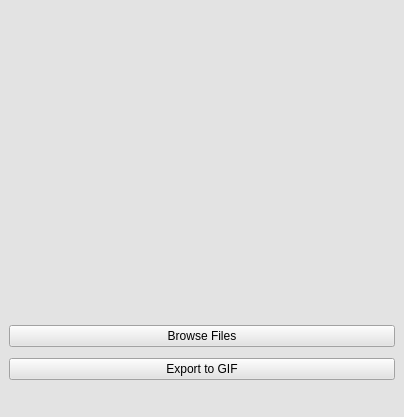
<?xml version="1.0" encoding="UTF-8"?>
<ui version="4.0">
 <class>MainWindow</class>
 <widget class="QMainWindow" name="MainWindow">
  <property name="geometry">
   <rect>
    <x>0</x>
    <y>0</y>
    <width>404</width>
    <height>417</height>
   </rect>
  </property>
  <property name="windowTitle">
   <string>Image to GIF</string>
  </property>
  <property name="styleSheet">
   <string notr="true">background-color:rgb(227, 227, 227)</string>
  </property>
  <widget class="QWidget" name="centralwidget">
   <layout class="QVBoxLayout" name="verticalLayout">
    <item>
     <widget class="QLabel" name="label">
      <property name="maximumSize">
       <size>
        <width>386</width>
        <height>300</height>
       </size>
      </property>
      <property name="text">
       <string/>
      </property>
     </widget>
    </item>
    <item>
     <widget class="QPushButton" name="pushButton">
      <property name="text">
       <string>Browse Files</string>
      </property>
     </widget>
    </item>
    <item>
     <widget class="QPushButton" name="pushButton_2">
      <property name="text">
       <string>Export to GIF</string>
      </property>
     </widget>
    </item>
   </layout>
  </widget>
  <widget class="QMenuBar" name="menubar">
   <property name="geometry">
    <rect>
     <x>0</x>
     <y>0</y>
     <width>404</width>
     <height>21</height>
    </rect>
   </property>
  </widget>
  <widget class="QStatusBar" name="statusbar"/>
 </widget>
 <resources/>
 <connections/>
</ui>
